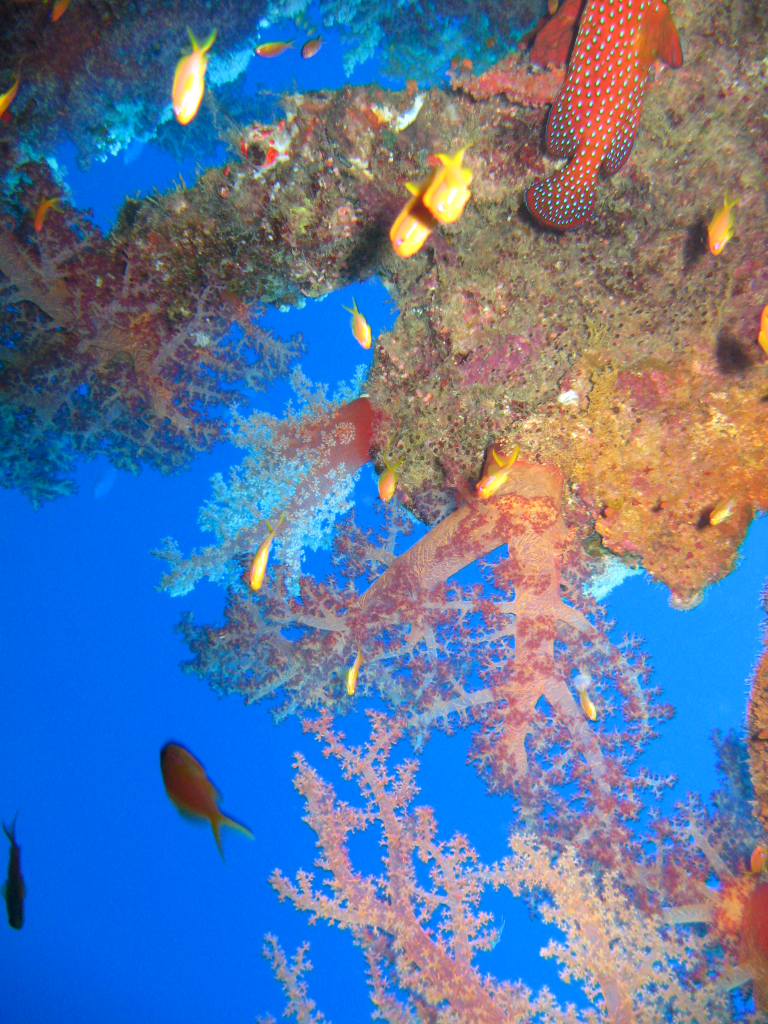
#> input picture image/Red_sea_underwater_coral.jpg, 2304 x 3072 px (shown at 1/3 size)
$ jupyter execute --allow-errors clahe_image_enchanment.ipynb
#> lines starting #> are read from the running program, lines starting #| are printed output that depends on the picture
# Peningkatan Kontras Citra dengan CLAHE

Pengolahan Citra Digital

## Tujuan

Membandingkan Global Histogram Equalization (GHE) dengan CLAHE pada tiga jenis citra yang kontrasnya bermasalah: rontgen dada, foto bawah laut, dan jalan pada malam hari. Setelah itu dilihat juga bagaimana `clipLimit` dan `tileGridSize` memengaruhi hasil CLAHE.

## Dasar teori

GHE memetakan intensitas $r_k$ ke $s_k$ lewat CDF histogram seluruh citra:

$$s_k = (L-1)\sum_{j=0}^{k} p(r_j), \quad p(r_j) = \frac{n_j}{MN}$$

Karena satu fungsi dipakai untuk seluruh citra, wilayah yang luas dan seragam (misalnya langit malam) ikut diregangkan dan noise-nya terangkat.

CLAHE (Zuiderveld, 1994) bekerja per blok:
1. Citra dibagi menjadi kisi `tileGridSize`, tiap blok punya histogram sendiri.
2. Histogram dipotong pada `clipLimit`, kelebihannya dibagi rata ke semua bin, sehingga kenaikan kontras terbatas.
3. Hasil antar blok digabung dengan interpolasi bilinear supaya batas blok tidak terlihat.

Untuk citra berwarna, ekualisasi tidak dilakukan per kanal RGB karena warna bisa bergeser. Citra diubah ke CIE L\*a\*b\*, lalu hanya kanal L yang diproses.

[cell 1]
import os
import cv2
import numpy as np
import pandas as pd
import matplotlib.pyplot as plt

IMG_DIR = "image"
plt.rcParams["figure.dpi"] = 100

print("OpenCV", cv2.__version__)

## Metrik

Tidak ada citra referensi, jadi dipakai tiga metrik tanpa referensi:

- Entropi Shannon, $H = -\sum p(i)\log_2 p(i)$
- Standar deviasi intensitas sebagai ukuran kontras
- AMBE, $|\mu_{out} - \mu_{in}|$, selisih rata-rata kecerahan

Ketiganya tidak menggantikan penilaian visual. Entropi dan standar deviasi bisa naik karena noise ikut terangkat.

[cell 2]
def entropy(g):
    h = cv2.calcHist([g], [0], None, [256], [0, 256]).ravel()
    p = h / h.sum()
    p = p[p > 0]
    return -np.sum(p * np.log2(p))

def hitung(asli, hasil, nama):
    return {"metode": nama,
            "entropi": entropy(hasil),
            "std": hasil.std(),
            "ambe": abs(hasil.mean() - asli.mean())}

def lab_l(bgr):
    lab = cv2.cvtColor(bgr, cv2.COLOR_BGR2LAB)
    return lab, lab[:, :, 0]

def kembali_bgr(lab, l_baru):
    lab2 = lab.copy()
    lab2[:, :, 0] = l_baru
    return cv2.cvtColor(lab2, cv2.COLOR_LAB2BGR)

def tampilkan(tiga, judul, gray_l):
    # tiga: [asli, ghe, clahe]; gray_l: [L asli, L ghe, L clahe] untuk histogram
    nama = ["Asli", "GHE", "CLAHE"]
    fig, ax = plt.subplots(2, 3, figsize=(13, 6.5))
    for i in range(3):
        if tiga[i].ndim == 2:
            ax[0, i].imshow(tiga[i], cmap="gray", vmin=0, vmax=255)
        else:
            ax[0, i].imshow(cv2.cvtColor(tiga[i], cv2.COLOR_BGR2RGB))
        ax[0, i].set_title(nama[i])
        ax[0, i].axis("off")
        ax[1, i].hist(gray_l[i].ravel(), bins=256, range=(0, 255), color="gray")
        ax[1, i].set_xlim(0, 255)
        ax[1, i].set_xlabel("intensitas")
    ax[1, 0].set_ylabel("jumlah piksel")
    fig.suptitle(judul)
    plt.tight_layout()
    plt.show()

hasil = []   # menampung metrik semua eksperimen untuk tabel akhir

## Eksperimen 1: rontgen dada

Citra dibaca sebagai grayscale. CLAHE memakai `clipLimit=2.0` dan grid 8x8.

[cell 3]
xray = cv2.imread(os.path.join(IMG_DIR, "Chest_Xray_PA_3-8-2010.png"), cv2.IMREAD_GRAYSCALE)
#> (the rest of this cell did not finish here and is left out)

Pengamatan: GHE menaikkan std dari 47.75 ke 73.55, tetapi entropinya justru turun (7.43 ke 7.34). Mediastinum dan area di bawah diafragma jadi sangat terang, dan histogramnya berbentuk sisir karena banyak level intensitas yang kosong. CLAHE menaikkan entropi ke 7.68 dengan AMBE 7.65, sekitar setengah dari GHE (15.12). Corak pembuluh dan tulang rusuk di paru lebih jelas dibanding citra asli tanpa area yang terlalu terang seperti pada GHE.

Citra ini hampir tidak punya latar hitam (hanya pojok atas), jadi soal noise di latar dicek terpisah di bawah.

## Eksperimen 2: bawah laut

Citra berwarna, jadi ekualisasi hanya pada kanal L. Untuk citra ini `clipLimit=2.5`, nilainya dipilih dari beberapa percobaan.

[cell 4]
coral = cv2.imread(os.path.join(IMG_DIR, "Red_sea_underwater_coral.jpg"))
#> coral is the input picture: shape (3072, 2304, 3); mean B, G, R 160.2, 119.3, 93
print(coral.shape)
#| (3072, 2304, 3)

lab_c, l_c = lab_l(coral)
#> in lab_l, `lab = cv2.cvtColor(bgr, cv2.COLOR_BGR2LAB)`: lab: shape (3072, 2304, 3); mean of channels 0, 1, 2 132.4, 140.6, 107.1
l_c_ghe = cv2.equalizeHist(l_c)
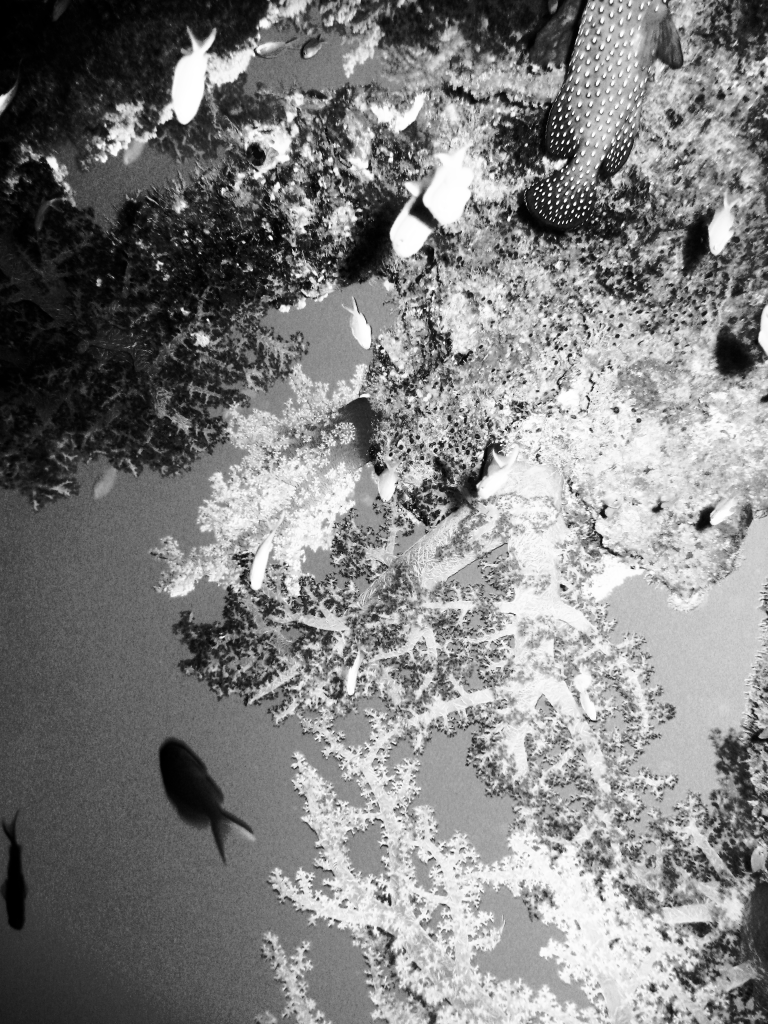
#> l_c_ghe: shape (3072, 2304) (shown at 1/3 size); min 0, max 255, mean 128.7
l_c_clahe = cv2.createCLAHE(clipLimit=2.5, tileGridSize=(8, 8)).apply(l_c)
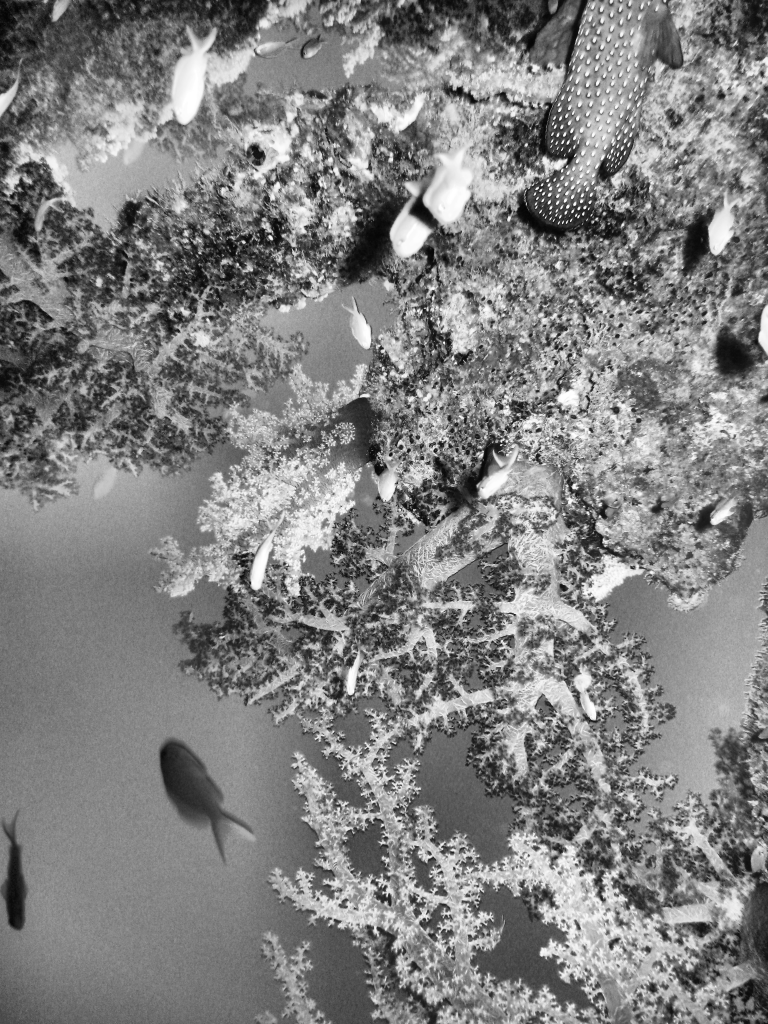
#> l_c_clahe: shape (3072, 2304) (shown at 1/3 size); min 2, max 255, mean 128.9

coral_ghe = kembali_bgr(lab_c, l_c_ghe)
#> in kembali_bgr, `lab2[:, :, 0] = l_baru`: lab2: shape (3072, 2304, 3); mean of channels 0, 1, 2 128.7, 140.6, 107.1
coral_clahe = kembali_bgr(lab_c, l_c_clahe)
#> in kembali_bgr (call 2), `lab2[:, :, 0] = l_baru`: lab2: shape (3072, 2304, 3); mean of channels 0, 1, 2 128.9, 140.6, 107.1

tampilkan([coral, coral_ghe, coral_clahe], "Bawah laut (histogram kanal L)", [l_c, l_c_ghe, l_c_clahe])
#> in tampilkan, `plt.show()`:
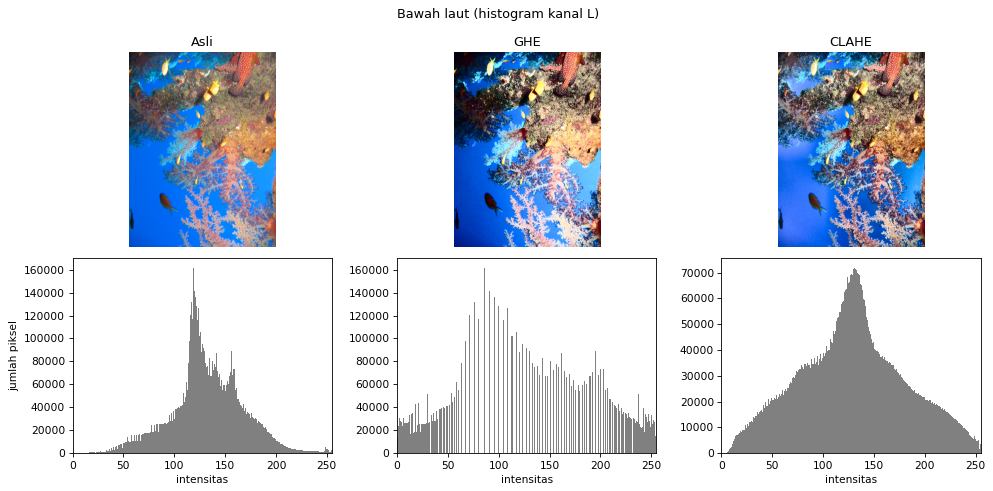
#> figure drawn by matplotlib, 6 panels; panel 4: tallest bar 161732 high, from x = 118.5 to 119.5; panel 5: tallest bar 161732 high, from x = 85.66 to 86.66; panel 6: tallest bar 71887 high, from x = 130.5 to 131.5

tab2 = pd.DataFrame([hitung(l_c, l_c, "Asli"),
                     hitung(l_c, l_c_ghe, "GHE"),
                     hitung(l_c, l_c_clahe, "CLAHE")]).round(2)
#> in entropy, `h = cv2.calcHist([g], [0], None, [256], [0, 256]).ravel()`: h = 256 values, max 161732 at index 119, min 0 at index 0, mean 27648
#> in entropy, `p = h / h.sum()`: p = 256 values, max 0.0229 at index 119, min 0 at index 0, mean 0.00391
#> in entropy, `p = p[p > 0]`: p = 247 values, max 0.0229 at index 110, min 2.83e-07 at index 0, mean 0.00405
#> tab2 = table of 3 rows and 4 columns
tab2.insert(0, "citra", "Bawah laut")
hasil.append(tab2)
tab2
#> Out = table of 3 rows and 5 columns

Pengamatan: GHE membuat air menjadi biru pekat dan warna tampak terlalu jenuh; entropinya turun dari 7.11 ke 6.91 walau std naik dua kali lipat. CLAHE menaikkan entropi ke 7.69, dan tekstur serta cabang karang lebih terlihat. Kekurangannya, air di latar jadi lebih pucat karena L dinaikkan sementara a* dan b* tidak diubah. Warna tidak bergeser, tetapi kesan pudar muncul. AMBE kedua metode hampir sama (3.62 dan 3.33).

## Eksperimen 3: jalan malam hari

Prosedurnya sama dengan eksperimen 2, dengan `clipLimit=3.0` karena sebagian besar citra sangat gelap.

[cell 5]
night = cv2.imread(os.path.join(IMG_DIR, "Night_Street_with_Stoplights.jpg"))
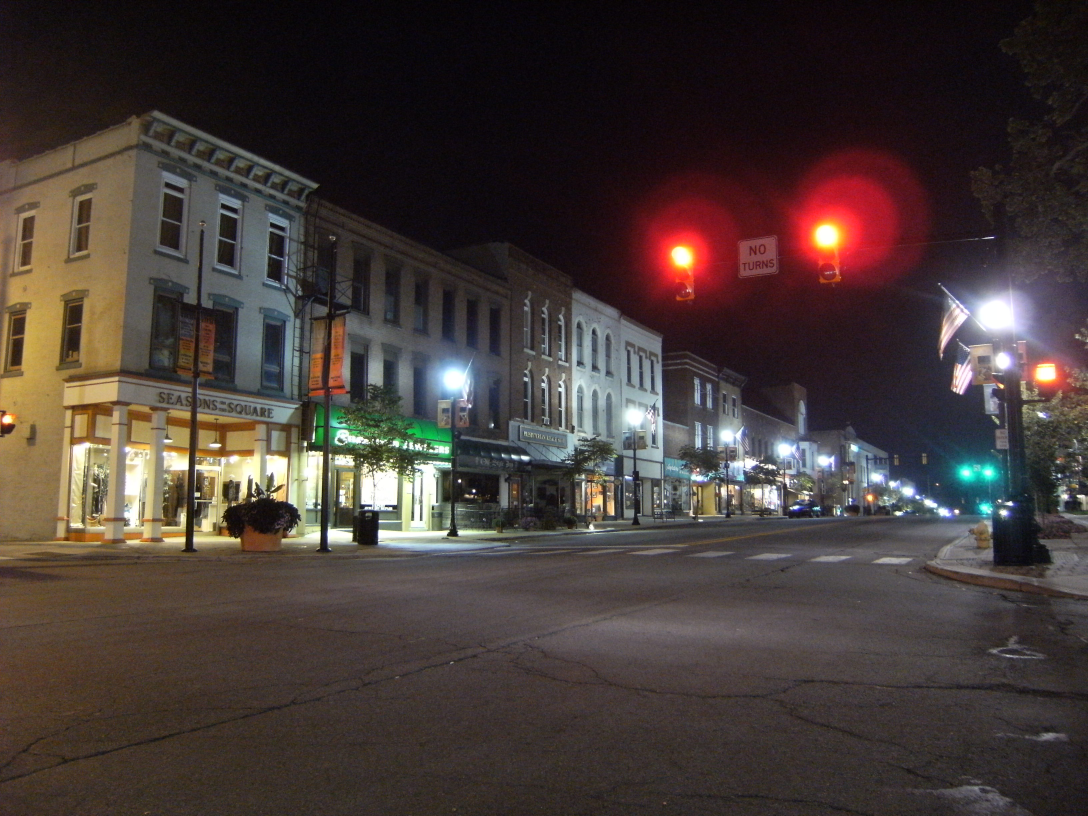
#> input picture image/Night_Street_with_Stoplights.jpg, 3264 x 2448 px (shown at 1/3 size)
#> night is the input picture: shape (2448, 3264, 3); mean B, G, R 56, 59.4, 70.5
print(night.shape)
#| (2448, 3264, 3)

lab_n, l_n = lab_l(night)
#> in lab_l (call 2), `lab = cv2.cvtColor(bgr, cv2.COLOR_BGR2LAB)`: lab: shape (2448, 3264, 3); mean of channels 0, 1, 2 65.5, 132.4, 132.2
l_n_ghe = cv2.equalizeHist(l_n)
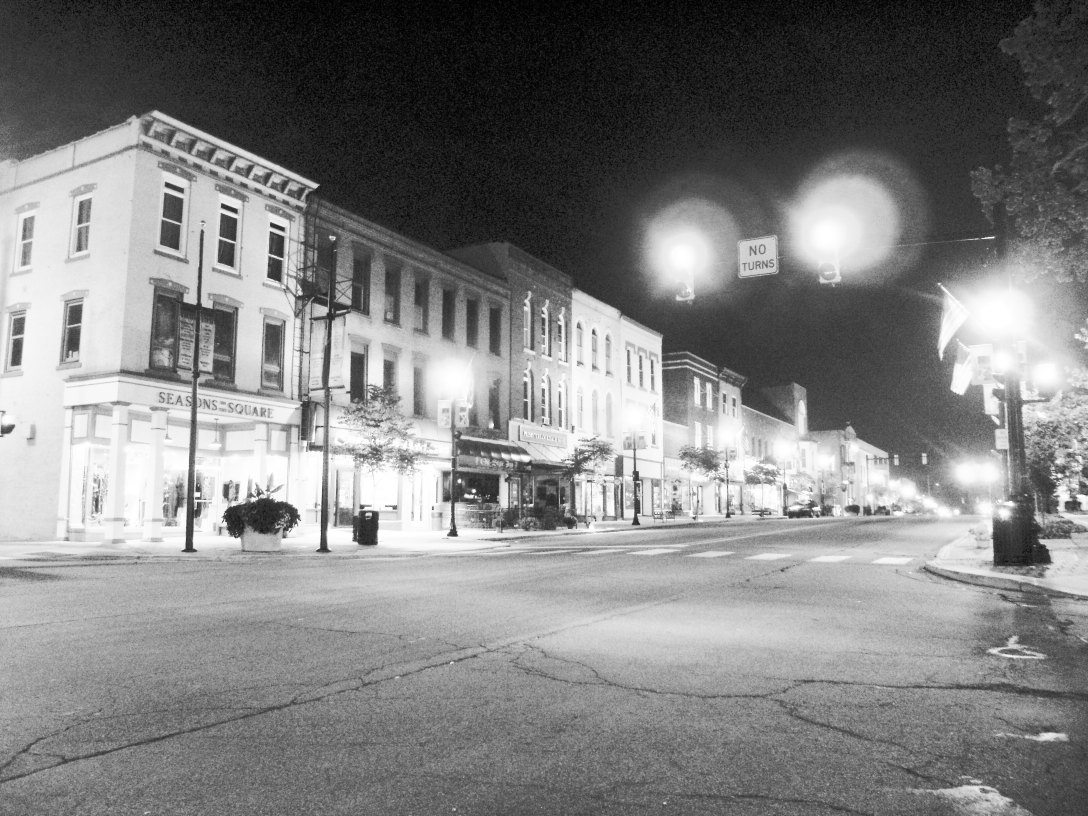
#> l_n_ghe: shape (2448, 3264) (shown at 1/3 size); min 0, max 255, mean 128.8
l_n_clahe = cv2.createCLAHE(clipLimit=3.0, tileGridSize=(8, 8)).apply(l_n)

night_ghe = kembali_bgr(lab_n, l_n_ghe)
#> in kembali_bgr (call 3), `lab2[:, :, 0] = l_baru`: lab2: shape (2448, 3264, 3); mean of channels 0, 1, 2 128.8, 132.4, 132.2
night_clahe = kembali_bgr(lab_n, l_n_clahe)
#> in kembali_bgr (call 4), `lab2[:, :, 0] = l_baru`: lab2: shape (2448, 3264, 3); mean of channels 0, 1, 2 90.8, 132.4, 132.2

tampilkan([night, night_ghe, night_clahe], "Jalan malam (histogram kanal L)", [l_n, l_n_ghe, l_n_clahe])
#> call 2 of tampilkan, with judul = 'Jalan malam (histogram kanal L)'
#> in tampilkan (call 2), `plt.show()`:
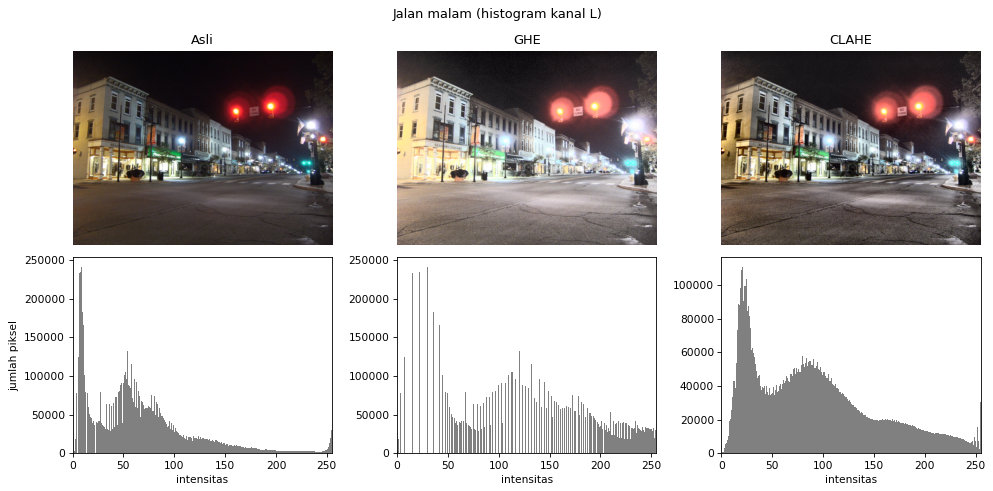
#> figure drawn by matplotlib, 6 panels; panel 4: tallest bar 241738 high, from x = 7.97 to 8.96; panel 5: tallest bar 241738 high, from x = 29.88 to 30.88; panel 6: tallest bar 111089 high, from x = 19.92 to 20.92

tab3 = pd.DataFrame([hitung(l_n, l_n, "Asli"),
                     hitung(l_n, l_n_ghe, "GHE"),
                     hitung(l_n, l_n_clahe, "CLAHE")]).round(2)
#> tab3 = table of 3 rows and 4 columns
tab3.insert(0, "citra", "Jalan malam")
hasil.append(tab3)
tab3
#> Out = table of 3 rows and 5 columns

Pengamatan: GHE menaikkan kecerahan rata-rata terlalu jauh (AMBE 63.32). Jalan dan fasad bangunan tampak berkabut, bintik noise terlihat di langit, dan cahaya lampu lalu lintas melebar. CLAHE lebih terkendali (AMBE 25.05); fasad, marka, dan aspal terlihat lebih jelas. Halo di sekitar lampu merah tetap terlihat pada CLAHE, jadi sorotan lampu tidak sepenuhnya tertangani.

Untuk citra gelap seperti ini AMBE yang kecil tidak otomatis lebih baik, karena tujuannya memang mencerahkan.

## Cek noise pada area homogen

Untuk mengecek apakah noise di area seragam benar naik, diambil satu patch gelap di pojok kiri atas rontgen dan satu patch langit pada citra malam. Nilai yang dilihat adalah rata-rata dan standar deviasi di dalam patch.

[cell 6]
patch_xray = (slice(0, 120), slice(0, 250))
patch_langit = (slice(0, 250), slice(900, 1700))

def stat_patch(img, sl, nama):
    p = img[sl]
    return {"patch": nama, "rata-rata": p.mean(), "std": p.std()}

baris = []
#> (the rest of this cell did not finish here and is left out)

Pada rontgen, dugaan bahwa GHE memperkuat noise di latar gelap tidak terbukti. Di pojok atas GHE justru menurunkan std (2.90 ke 1.21), sedangkan CLAHE menaikkan rata-rata (4.80 ke 12.30) dan std (4.49). Kemungkinan karena CLAHE meregangkan blok pojok yang hampir seluruhnya gelap, tapi ini belum diuji.

Pada citra malam hasilnya sesuai dugaan: std langit naik dari 1.85 ke 10.13 pada GHE dan ke 5.79 pada CLAHE. Catatan: hanya satu patch per citra.

## Eksperimen 4: pengaruh clipLimit dan tileGridSize

Dilakukan pada citra rontgen. Pertama `clipLimit` divariasikan dengan grid 8x8, lalu grid divariasikan dengan `clipLimit=2.0`.

[cell 7]
clips = [1.0, 2.0, 4.0, 8.0, 16.0]
grids = [(2, 2), (4, 4), (8, 8), (16, 16)]

res_clip = [cv2.createCLAHE(clipLimit=c, tileGridSize=(8, 8)).apply(xray) for c in clips]
#> res_clip = 5 items
res_grid = [cv2.createCLAHE(clipLimit=2.0, tileGridSize=g).apply(xray) for g in grids]
#> res_grid = 4 items

fig, ax = plt.subplots(1, 5, figsize=(16, 3.8))
#> (the rest of this cell did not finish here and is left out)

#> (a cell that did not finish here is left out)

tab_grid = pd.DataFrame({"grid": [f"{g[0]}x{g[1]}" for g in grids],
                         "entropi": [entropy(r) for r in res_grid],
                         "std": [r.std() for r in res_grid],
                         "ambe": [abs(r.mean() - xray.mean()) for r in res_grid]}).round(2)

fig, ax = plt.subplots(1, 2, figsize=(10, 3.6))
ax[0].plot(clips, tab_clip["entropi"], "o-")
ax[0].set_xscale("log", base=2)
ax[0].set_xlabel("clipLimit")
ax[0].set_ylabel("entropi")
ax[1].plot(tab_grid["grid"], tab_grid["entropi"], "o-")
ax[1].set_xlabel("tileGridSize")
plt.tight_layout()
plt.show()

print(tab_clip.to_string(index=False))
print()
print(tab_grid.to_string(index=False))

clipLimit: entropi naik dari 7.53 (1.0) ke 7.83 (8.0), lalu datar di 16.0, sementara AMBE terus naik (4.58 sampai 15.90). Pada clipLimit 8 ke atas paru-paru terlihat kasar dan mediastinum terlalu terang, jadi kenaikan entropi di atas 4 tidak sebanding dengan perubahan tampilan.

tileGridSize: hasilnya berlawanan dengan dugaan awal. Entropi dan std turun saat grid makin rapat (7.91 pada 2x2 menjadi 7.51 pada 16x16). Grid 2x2 memberi angka tertinggi, tetapi secara visual paling mirip GHE. Jadi 8x8 dipilih sebagai kompromi, bukan karena optimum menurut metrik. Pengujian ini hanya pada satu citra.

## Rekapitulasi

[cell 9]
rekap = pd.concat(hasil, ignore_index=True)
#> rekap = table of 6 rows and 5 columns
rekap.columns = ["citra", "metode", "entropi", "std", "ambe"]
rekap
#> Out = table of 6 rows and 5 columns
